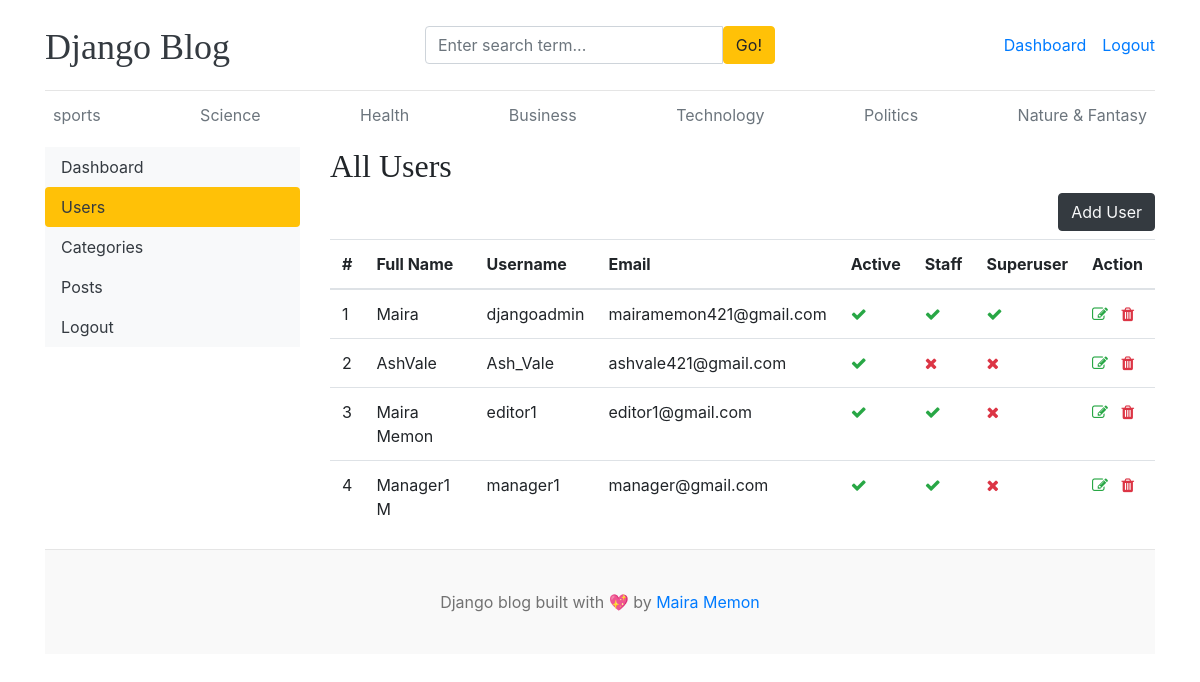
The page /dashboard/users/ (signed in) on the database its author committed.
### blogs/models.py (models this page shows, shortened)
class Category(models.Model):
    category_name = models.CharField(max_length=50, unique=True)
    created_at = models.DateTimeField(auto_now_add=True)
    updated_at = models.DateTimeField(auto_now=True)
    class Meta:
        verbose_name_plural = 'categories'

### dashboards/views.py (the view)
# urls.py: path('users/', views.users, name='users'),
@login_required(login_url='login')
def users(request):
    users = User.objects.all()
    context = {
        'users': users,
    }
    return render(request, 'dashboard/users.html', context)

### blogs/context_processors.py (called while the page is built)
def get_categories(request):
    categories = Category.objects.all()
    return dict(categories=categories)

def get_social_links(request):
    social_links = SocialLink.objects.all()
    return dict(social_links=social_links)

### templates/dashboard/users.html (shortened to what this page needs)
{% extends 'base.html' %}
{% block content %}
<div class="row">
    {% include 'dashboard/sidebar.html' %}
    <div class="col-md-9">
      {% if perms.auth.view_user %}
        <h2>All Users</h2>
        <a href="{% url 'add_user' %}" class="btn btn-dark text-light float-right mb-2">Add User</a>
        <table class="table table-hover">
            <thead>
              <tr>
                <th>#</th>
                <th>Full Name</th>
                <th>Username</th>
                <th>Email</th>
                <th>Active</th>
                <th>Staff</th>
                <th>Superuser</th>
                <th>Action</th>
              </tr>
            </thead>
            <tbody>
            {% for user in users %}
              <tr>
                <td>{{ forloop.counter }}</td>
                <td>{{ user.first_name }} {{ user.last_name }}</td>
                <td>{{ user.username }}</td>
                <td>{{ user.email }}</td>
                <td>{% if user.is_active %}<i class="fa fa-check text-success"></i>{% else %}<i class="fa fa-times text-danger"></i>{% endif %}</td>
                <td>{% if user.is_staff %}<i class="fa fa-check text-success"></i>{% else %}<i class="fa fa-times text-danger"></i>{% endif %}</td>
                <td>{% if user.is_superuser %}<i class="fa fa-check text-success"></i>{% else %}<i class="fa fa-times text-danger"></i>{% endif %}</td>
                <td>
                    <a href="{% url 'edit_user' user.id %}"><i class="fa fa-edit text-success"></i></a>
                    <a href="{% url 'delete_user' user.id %}"><i class="fa fa-trash text-danger"></i></a>
                </td>
              </tr>
            {% endfor %}
            </tbody>
          </table>
          {% else %}
          <h5>You do not have permission to view this page</h5>
        {% endif %}
    </div>
</div>
{% endblock %}

### templates/base.html (shortened to what this page needs)
{% load static %}
<!DOCTYPE html>
<html lang="en">
<head>
    <link href="https://getbootstrap.com/docs/4.0/dist/css/bootstrap.min.css" rel="stylesheet">
    <link href="{% static 'css/blog.css' %}" rel="stylesheet">
    <link rel="stylesheet" href="https://cdnjs.cloudflare.com/ajax/libs/font-awesome/4.7.0/css/font-awesome.min.css">
  </head>
<body>
    <div class="container">
      <header class="blog-header py-3">
        <div class="row flex-nowrap justify-content-between align-items-center">
          <div class="col-4 pt-1">
            <a class="blog-header-logo text-dark" href="/">Django Blog</a>
          </div>
          <div class="col-4">
            <form action="{% url 'search' %}" method="GET">
              <div class="input-group">
                <input class="form-control" type="text" name="keyword" value="{{ keyword }}" placeholder="Enter search term..." aria-label="Enter search term..." aria-describedby="button-search" />
                <button type="submit" class="btn btn-warning" id="button-search" type="button">Go!</button>
            </div>
            </form>
          </div>
          <div class="col-4 d-flex justify-content-end align-items-center">
            {% if not user.is_authenticated %}
            <a class="btn btn-sm btn-warning" href="{% url 'login' %}">Login</a> &nbsp;
            <a class="btn btn-sm btn-outline-secondary" href="{% url 'register' %}">Register</a>
            {% else %}
            <span><a href="{% url 'dashboard' %}">Dashboard</a></span>
            <span><a href="{% url 'logout' %}">Logout</a></span>
            {% endif %}
          </div>
        </div>
      </header>
      <div class="nav-scroller py-1 mb-2">
        <nav class="nav d-flex justify-content-between">
          {% for cat in categories %}
          <a class="p-2 text-muted" href="{% url 'posts_by_category' cat.id %}">{{ cat.category_name }}</a>
          {% endfor %}
        </nav>
      </div>
{% block content %}
{% endblock %}
<footer class="blog-footer">
    <p>Django blog built with 💖 by <a href="#">Maira Memon</a></p>
  </footer>
  </body>
  </html>

### blog_main/static/css/blog.css (style rules this page uses)
.blog-header { border-bottom: 1px solid #e5e5e5; }
.blog-header-logo { font-family: "Playfair Display", Georgia, "Times New Roman", serif; font-size: 2.25rem; }
h1, h2, h3, h4, h5, h6 { font-family: "Playfair Display", Georgia, "Times New Roman", serif; }
.blog-footer { padding: 2.5rem 0; color: #727272; text-align: center; background-color: #f9f9f9; border-top: .05rem solid #e5e5e5; }
.blog-footer p:last-child { margin-bottom: 0; }

### rows shown on the page
Category: category_name "sports"
Category: category_name "Science"
Category: category_name "Health"
Category: category_name "Business"
Category: category_name "Technology"
Category: category_name "Politics"
Category: category_name "Nature & Fantasy"

### other values the page prints
{{ user.first_name }} "Maira"
{{ user.username }} "djangoadmin"
{{ user.email }} "mairamemon421@gmail.com"
{{ user.first_name }} "AshVale"
{{ user.username }} "Ash_Vale"
{{ user.email }} "ashvale421@gmail.com"
{{ user.last_name }} "Memon"
{{ user.username }} "editor1"
{{ user.email }} "editor1@gmail.com"
{{ user.first_name }} "Manager1"
{{ user.last_name }} "M"
{{ user.username }} "manager1"
{{ user.email }} "manager@gmail.com"
